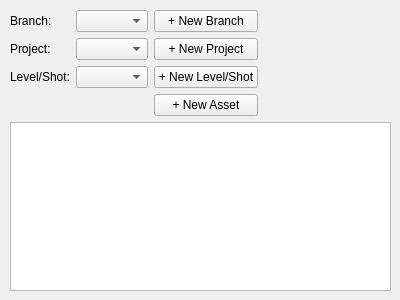
<?xml version="1.0" encoding="UTF-8"?>
<ui version="4.0">
 <class>Form</class>
 <widget class="QWidget" name="Form">
  <property name="geometry">
   <rect>
    <x>0</x>
    <y>0</y>
    <width>400</width>
    <height>300</height>
   </rect>
  </property>
  <property name="windowTitle">
   <string>Form</string>
  </property>
  <widget class="QWidget" name="verticalLayoutWidget">
   <property name="geometry">
    <rect>
     <x>10</x>
     <y>10</y>
     <width>381</width>
     <height>281</height>
    </rect>
   </property>
   <layout class="QVBoxLayout" name="verticalLayout">
    <item>
     <layout class="QGridLayout" name="gridLayout">
      <item row="1" column="0">
       <widget class="QLabel" name="label_2">
        <property name="text">
         <string>Project:</string>
        </property>
       </widget>
      </item>
      <item row="0" column="3">
       <spacer name="horizontalSpacer">
        <property name="orientation">
         <enum>Qt::Horizontal</enum>
        </property>
        <property name="sizeHint" stdset="0">
         <size>
          <width>40</width>
          <height>20</height>
         </size>
        </property>
       </spacer>
      </item>
      <item row="1" column="2">
       <widget class="QPushButton" name="pushButton_2">
        <property name="text">
         <string>+ New Project</string>
        </property>
       </widget>
      </item>
      <item row="3" column="1">
       <spacer name="verticalSpacer">
        <property name="orientation">
         <enum>Qt::Vertical</enum>
        </property>
        <property name="sizeHint" stdset="0">
         <size>
          <width>20</width>
          <height>40</height>
         </size>
        </property>
       </spacer>
      </item>
      <item row="0" column="2">
       <widget class="QPushButton" name="pushButton">
        <property name="text">
         <string>+ New Branch</string>
        </property>
       </widget>
      </item>
      <item row="1" column="1">
       <widget class="QComboBox" name="projectCombo"/>
      </item>
      <item row="0" column="1">
       <widget class="QComboBox" name="branchCombo"/>
      </item>
      <item row="0" column="0">
       <widget class="QLabel" name="label">
        <property name="sizePolicy">
         <sizepolicy hsizetype="Preferred" vsizetype="Preferred">
          <horstretch>0</horstretch>
          <verstretch>0</verstretch>
         </sizepolicy>
        </property>
        <property name="text">
         <string>Branch:</string>
        </property>
       </widget>
      </item>
      <item row="2" column="0">
       <widget class="QLabel" name="label_3">
        <property name="text">
         <string>Level/Shot:</string>
        </property>
       </widget>
      </item>
      <item row="2" column="1">
       <widget class="QComboBox" name="comboBox"/>
      </item>
      <item row="2" column="2">
       <widget class="QPushButton" name="pushButton_3">
        <property name="text">
         <string>+ New Level/Shot</string>
        </property>
       </widget>
      </item>
      <item row="3" column="2">
       <widget class="QPushButton" name="pushButton_4">
        <property name="text">
         <string>+ New Asset</string>
        </property>
       </widget>
      </item>
     </layout>
    </item>
    <item>
     <widget class="QTableView" name="tableView">
      <property name="alternatingRowColors">
       <bool>true</bool>
      </property>
      <property name="selectionMode">
       <enum>QAbstractItemView::SingleSelection</enum>
      </property>
      <property name="selectionBehavior">
       <enum>QAbstractItemView::SelectRows</enum>
      </property>
      <attribute name="horizontalHeaderShowSortIndicator" stdset="0">
       <bool>false</bool>
      </attribute>
     </widget>
    </item>
   </layout>
  </widget>
 </widget>
 <resources/>
 <connections/>
</ui>
